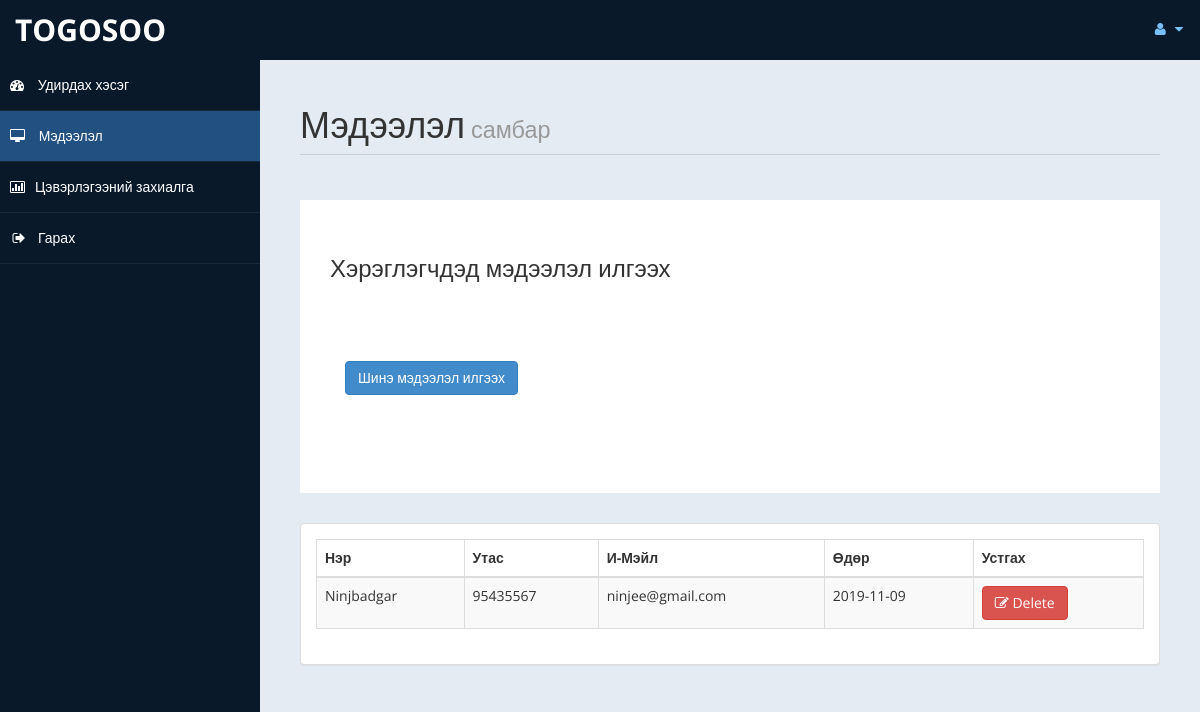
Screenshot of /admin/new/messages.php (signed in) with the database file from the repository.
### tables this page shows
CREATE TABLE `contact` (
  `id` int(10) UNSIGNED NOT NULL,
  `fullname` varchar(100) DEFAULT NULL,
  `phoneno` varchar(10) DEFAULT NULL,
  `email` varchar(50) DEFAULT NULL,
  `cdate` date DEFAULT NULL
);

### admin/new/messages.php (the view, shortened to what this page needs)
<!DOCTYPE html>
<html xmlns="http://www.w3.org/1999/xhtml">
<head>
    <link href="assets/css/bootstrap.css" rel="stylesheet" />
    <link href="assets/css/font-awesome.css" rel="stylesheet" />
    <link href="assets/css/custom-styles.css" rel="stylesheet" />
    <link href="assets/js/dataTables/dataTables.bootstrap.css" rel="stylesheet" />
</head>
<body>
    <div id="wrapper">
        <nav class="navbar navbar-default top-navbar" role="navigation">
            <div class="navbar-header">
                <a class="navbar-brand" href="home.php"><?php echo $_SESSION["user"]; ?> </a>
            </div>
            <ul class="nav navbar-top-links navbar-right">
                <li class="dropdown">
                    <a class="dropdown-toggle" data-toggle="dropdown" href="#" aria-expanded="false">
                        <i class="fa fa-user fa-fw"></i> <i class="fa fa-caret-down"></i>
                    </a>
                </li>
            </ul>
        </nav>
        <nav class="navbar-default navbar-side" role="navigation">
            <div class="sidebar-collapse">
                <ul class="nav" id="main-menu">
                    <li>
                        <a href="home.php"><i class="fa fa-dashboard"></i> Удирдах хэсэг</a>
                    </li>
                    <li>
                        <a class="active-menu" href="messages.php"><i class="fa fa-desktop"></i> Мэдээлэл</a>
                    </li>
					<li>
                        <a href="roombook.php"><i class="fa fa-bar-chart-o"></i>Цэвэрлэгээний захиалга</a>
                    </li>
                    <li>
                        <a href="logout.php" ><i class="fa fa-sign-out fa-fw"></i>Гарах</a>
                    </li>
            </div>
        </nav>
        <div id="page-wrapper" >
            <div id="page-inner">
			 <div class="row">
                    <div class="col-md-12">
                        <h1 class="page-header">
                           Мэдээлэл<small> самбар</small>
                        </h1>
                    </div>
                </div>
				 <?php
				include('db.php');
			   ?>
				 <div class="row">
                <div class="col-md-12">
                    <div class="jumbotron">
                        <h3>Хэрэглэгчдэд мэдээлэл илгээх</h3>
                        <p></p>
                        <p>
						<div class="panel-body">
                            <button class="btn btn-primary btn" data-toggle="modal" data-target="#myModal">
                              Шинэ мэдээлэл илгээх
                            </button>
                            </div>
                        </div>
                    </div>
                </div>
            </div>
               <?php
				$sql = "SELECT * FROM `contact`";
				$re = mysqli_query($con,$sql);
			   ?>
            <div class="row">
                <div class="col-md-12">
                    <div class="panel panel-default">
                        <div class="panel-body">
                            <div class="table-responsive">
                                <table class="table table-striped table-bordered table-hover" id="dataTables-example">
                                    <thead>
                                        <tr>
                                            <th>Нэр</th>
											<th>Утас</th>
                                            <th>И-Мэйл</th>
                                            <th>Өдөр</th>
											<th>Устгах</th>
                                        </tr>
                                    </thead>
                                    <tbody>
									<?php
										while($row = mysqli_fetch_array($re))
										{
											$id = $row['id'];
											if($id % 2 ==1 )
											{
												echo"<tr class='gradeC'>
													<td>".$row['fullname']."</td>
													<td>".$row['phoneno']."</td>
													<td>".$row['email']."</td>
													<td>".$row['cdate']."</td>
													<td><a href=newsletterdel.php?eid=".$id ." <button class='btn btn-danger'> <i class='fa fa-edit' ></i> Delete</button></td>
												</tr>";
											}
										}
									?>
                                    </tbody>
                                </table>
                            </div>
                        </div>
                    </div>
                </div>
            </div>
                </div>
            </div>
</body>
</html>

### admin/assets/css/custom-styles.css (style rules this page uses)
body { font-family: 'Open Sans', sans-serif; }
#wrapper { width: 100%; background:#09192A; }
#page-wrapper { padding: 15px 15px; min-height: 600px; background:#E5EBF2; }
#page-inner { width:100%; margin:10px 20px 10px 0px; background-color:transparent; padding:10px; min-height:1200px; }
h1, .h1, h2, .h2, h3, .h3 { margin-top: 7px; margin-bottom: -5px; }
p { font-size:16px; line-height:25px; padding-top:20px; }
.page-header { padding-bottom: 9px; margin: 10px 0 45px; border-bottom: 1px solid #C7D1DD; }
.jumbotron, .well { background:#fff; }
.top-navbar { margin:0px; }
.top-navbar .navbar-brand { color: #fff; width: 260px; text-align: left; height: 60px; font-size: 30px; font-weight: 700; text-transform: uppercase; line-height: 30px; }
.top-navbar .nav > li { position: relative; display: inline-block; }
.top-navbar .nav > li > a { position: relative; display: block; padding: 19px 15px; color: #77C0FD; }
.active-menu { background-color:#225081!important; }
.sidebar-collapse , .sidebar-collapse .nav { background:none; }
.sidebar-collapse .nav { padding:0; }
.sidebar-collapse .nav > li > a { color:#fff; background:transparent; text-shadow:none; }
.sidebar-collapse > .nav > li > a { padding:15px 10px; }
.sidebar-collapse > .nav > li { border-bottom: 1px solid rgba(107, 108, 109, 0.19); }
.navbar-side { border:none; background-color: transparent; }
.top-navbar { background:#09192A; border-bottom:none; }
.top-navbar .nav > li > a > i { margin-right: 2px; }
.navbar-default { border:0px solid black; }
.navbar-header { background: #09192A; }
.nav > li > a > i { margin-right:10px; }
@media (min-width:768px) { #page-wrapper { margin: 0 0 0 260px; padding: 15px 30px; min-height: 1200px; } }
@media (min-width:768px) { .navbar-side { z-index: 1; position: absolute; width: 260px; } }
@media (min-width:768px) { .navbar { border-radius: 0px; } }

### rows the page displays
contact: fullname "Ninjbadgar", phoneno "95435567", email "ninjee@gmail.com", cdate "2019-11-09"

### other values shown
$_SESSION["user"] "TOGOSOO"
